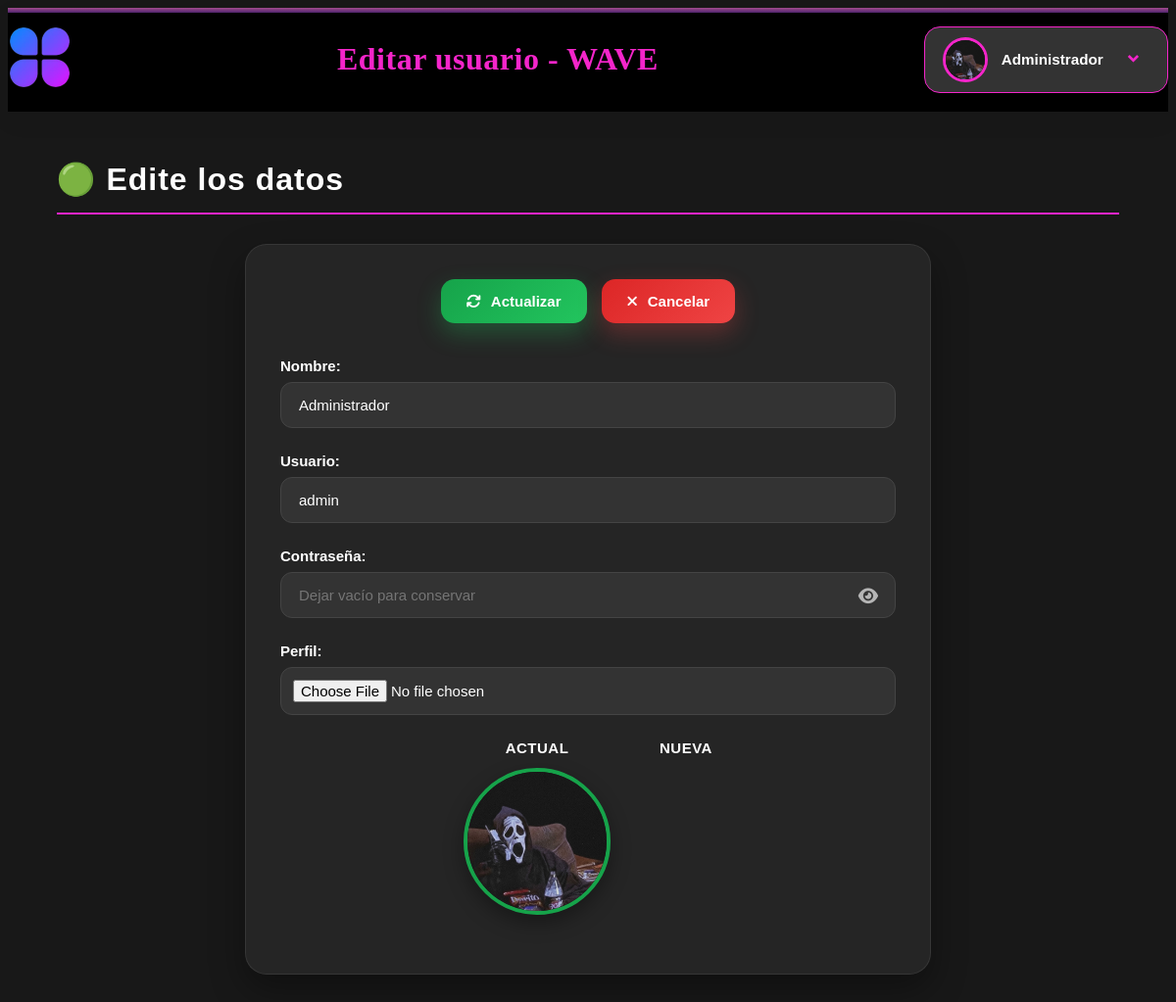
The page /usuarios_editar_1.php?id=1 (signed in) on the database its author committed.
### tables this page shows
CREATE TABLE usuario (
    id_usuario INTEGER PRIMARY KEY AUTOINCREMENT,
    name TEXT,
    nombre TEXT NOT NULL UNIQUE,
    password TEXT NOT NULL,
    imagen TEXT,
    estado INTEGER NOT NULL DEFAULT 0,
    fecha_registro DATETIME DEFAULT CURRENT_TIMESTAMP
);

### usuarios_editar_1.php (the view, shortened to what this page needs)
<?php
include("conexion.php");
$name_1     = $_SESSION['name'];
$imagen     = $_SESSION['imagen'] ?? 'img/perfil.png';
$id = (int)$_GET['id'];
$sql = "
SELECT *
FROM usuario
WHERE id_usuario = ?
";
$stmt = $conn->prepare($sql);
$stmt->execute([
    $id
]);
$usuario = $stmt->fetch();
$nombre_val = $usuario['nombre'];
$name_val   = $usuario['name'];
?>
<!DOCTYPE html>
<html lang="en">
<head>
    <link rel="stylesheet" href="css/usuarios_editar.css">
    <link href='https://cdn.jsdelivr.net/npm/remixicon@4.5.0/fonts/remixicon.css' rel='stylesheet' />
    <link rel="stylesheet" href="https://cdnjs.cloudflare.com/ajax/libs/font-awesome/6.5.0/css/all.min.css">
</head>
<body>
    <header>
        <div class="top-line"></div>
        <div class="header-container">
                <div class="logo">
                    <a href="dashboard.php">
                        <img src="img/maiin.png" alt="Logo">
                    </a>
                </div>
                <h1>Editar usuario - WAVE</h1>
                <div class="profile-container">
                    <div class="profile-btn">
                        <img src="<?php echo htmlspecialchars($imagen); ?>" alt="Perfil">
                        <span>
                            <strong><?php echo htmlspecialchars($name_1); ?></strong>
                        </span>
                        <i class='ri-arrow-drop-down-line icon arrow'></i>
                    </div>
                </div>
        </div>
    </header>
    <div class="pizarra">
        <h2 class="titulo-pizzarra">
            🟢 Edite los datos
        </h2>
                        <form action="" method="POST" enctype="multipart/form-data" class="form-producto">
                            <div class="form-buttons" style="justify-content: center;">
                                <button type="submit" name="guardar" class="btn-save" >
                                    <i class="fas fa-arrows-rotate"></i> Actualizar
                                </button>
                                <a href="usuarios.php" class="btn-cancel" >
                                    <i class="fas fa-times"></i> Cancelar
                                </a>
                            </div>
                            <div class="form-group">
                                <label>Nombre:</label>
                                <input type="text" name="name" value="<?= htmlspecialchars($name_val) ?>">
                            </div>
                            <div class="form-group">
                                <label>Usuario:</label>
                                <input type="text" name="nombre" value="<?= htmlspecialchars($nombre_val) ?>" required>
                            </div>
                            <div class="form-group">
                                <label>Contraseña:</label>
                                <input type="password" name="password"
                                       placeholder="Dejar vacío para conservar" id="password" >
                                <i class="fa-solid fa-eye toggle-password" id="togglePassword"></i>
                            </div>
                            <div class="form-group">
                                <label>Perfil:</label>
                                <input
                                    type="file"
                                    name="imagen"
                                    id="imagen"
                                    accept="image/*"
                                >
                                <div class="preview-container">
                                    <div class="preview-box">
                                        <span class="preview-title">
                                            Actual
                                        </span>
                                        <img
                                            id="previewActual"
                                            src="<?= !empty($usuario['imagen']) ? htmlspecialchars($usuario['imagen']) : 'img/user.png' ?>"
                                            alt="Imagen actual"
                                        >
                                    </div>
                                    <div class="preview-box">
                                        <span class="preview-title">
                                            Nueva
                                        </span>
                                    </div>
                                </div>
                            </div>
                        </form>
    </div>
</body>
</html>

### css/usuarios_editar.css (style rules this page uses)
* { box-sizing:border-box; }
body { background: #181818; }
.top-line { position:fixed; top:0; left:0; width:100%; height:5px; background:linear-gradient(to bottom,#a24b8f,#4d246b); z-index:9999; }
header { width:100%; position:sticky; top:5px; z-index:1000; background: black; backdrop-filter:blur(18px); border-bottom:1px solid rgba(0,0,0,.08); box-shadow: 0 8px 25px rgba(0,0,0,.06); }
.header-container { width:min(1400px,100%); margin:auto; display:flex; justify-content:space-between; align-items:center; padding:18px 0; gap:30px; background: black; }
.logo { display:flex; align-items:center; }
.logo img { width:auto; height:65px; transition:.35s; }
.header-container h1 { flex:1; text-align:center; font-size:2rem; font-weight:700; color: #f425ca; margin:0; letter-spacing:.5px; }
.profile-container { position:relative; font-family:'Poppins',sans-serif; }
.profile-btn { display:flex; align-items:center; gap:14px; padding:10px 18px; background:#333; border-radius:16px; border:1px solid #f425ca; cursor:pointer; transition:.35s; box-shadow: 0 5px 15px rgba(0,0,0,.05); }
.profile-btn img { width:46px; height:46px; border-radius:50%; object-fit:cover; border:3px solid #f425ca; }
.profile-btn span { font-size:.95rem; color:white; }
.profile-btn strong { font-weight:600; }
.arrow { font-size:2rem; color:#f425ca; transition:.35s; }
.pizarra { width:min(1300px,95%); margin:30px auto; padding:20px; font-family:"Oswald",sans-serif; }
.titulo-pizzarra { grid-column:1/-1; margin:0; padding-bottom:15px; font-size:32px; font-weight:700; color:#ffffff; border-bottom:2px solid #f425ca; letter-spacing:1px; }
.form-producto { width:100%; max-width:700px; margin:30px auto; background:#252525; border:1px solid rgba(255,255,255,.08); border-radius:22px; padding:35px; box-shadow:0 15px 35px rgba(0,0,0,.35); }
.form-buttons { display:flex; justify-content: flex-end; gap:15px; margin-bottom:35px; }
.btn-save { display:flex; align-items:center; justify-content:center; gap:10px; padding:14px 26px; background:linear-gradient(135deg,#16a34a,#22c55e); color:#fff; border:none; border-radius:14px; font-size:15px; font-weight:700; cursor:pointer; transition:.30s; text-decoration:none; box-shadow:0 10px 25px rgba(34,197,94,.30); }
.btn-save i { transition:.30s; }
.btn-cancel { display:flex; align-items:center; justify-content:center; gap:10px; padding:14px 26px; background:linear-gradient(135deg,#dc2626,#ef4444); color:#fff; text-decoration:none; border-radius:14px; font-size:15px; font-weight:700; transition:.30s; box-shadow:0 10px 25px rgba(239,68,68,.30); }
.btn-cancel i { transition:.30s; }
.form-group { margin-bottom:25px; position:relative; }
.toggle-password { position:absolute; right:18px; top:52px; color:#b5b5b5; font-size:18px; cursor:pointer; transition:.25s; user-select:none; }
#password { padding-right:50px; }
.form-group label { display:block; margin-bottom:8px; color:#ffffff; font-size:15px; font-weight:600; }
.form-group input { width:100%; padding:14px 18px; background:#333; color:#fff; border:1px solid #444; border-radius:12px; font-size:15px; transition:.30s; }
.toggle-password { position:absolute; top:50%; right:18px; transform:translateY(30%); color:#b5b5b5; font-size:18px; cursor:pointer; user-select:none; transition:.25s; }
input[type="file"] { padding:12px; cursor:pointer; }
.preview-container { margin-top:25px; display:flex; justify-content:center; align-items:flex-start; gap:50px; flex-wrap:wrap; }
.preview-box { display:flex; flex-direction:column; align-items:center; gap:12px; }
.preview-title { color:#fff; font-size:15px; font-weight:700; letter-spacing:.5px; text-transform:uppercase; }
.preview-box img { width:150px; height:150px; object-fit:cover; border-radius:50%; border:4px solid #16a34a; box-shadow:0 8px 20px rgba(0,0,0,.35); }

### rows shown on the page
usuario: name "Administrador", nombre "admin", imagen (picture)

### other values the page prints
$name_1 "Administrador"
